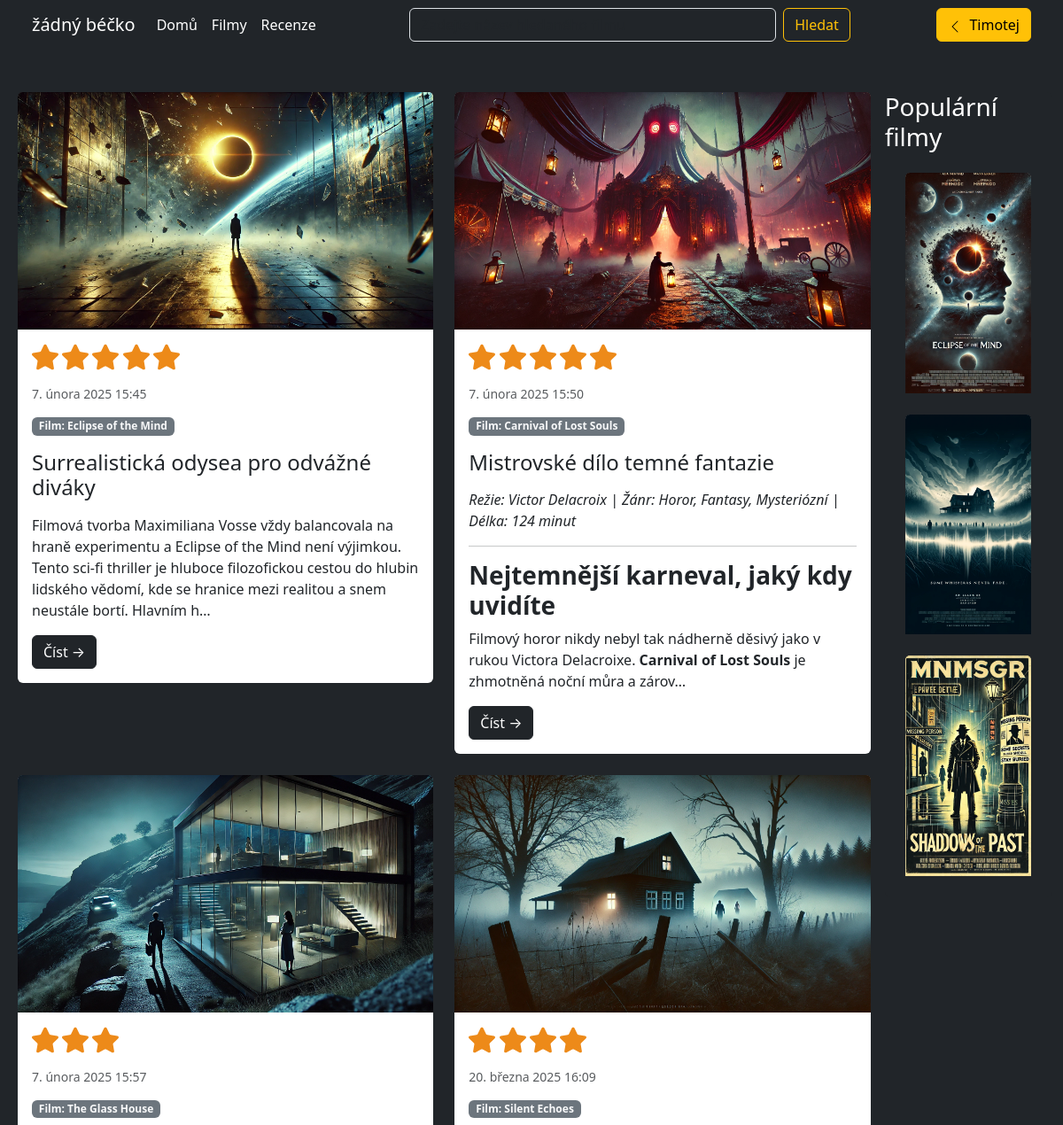
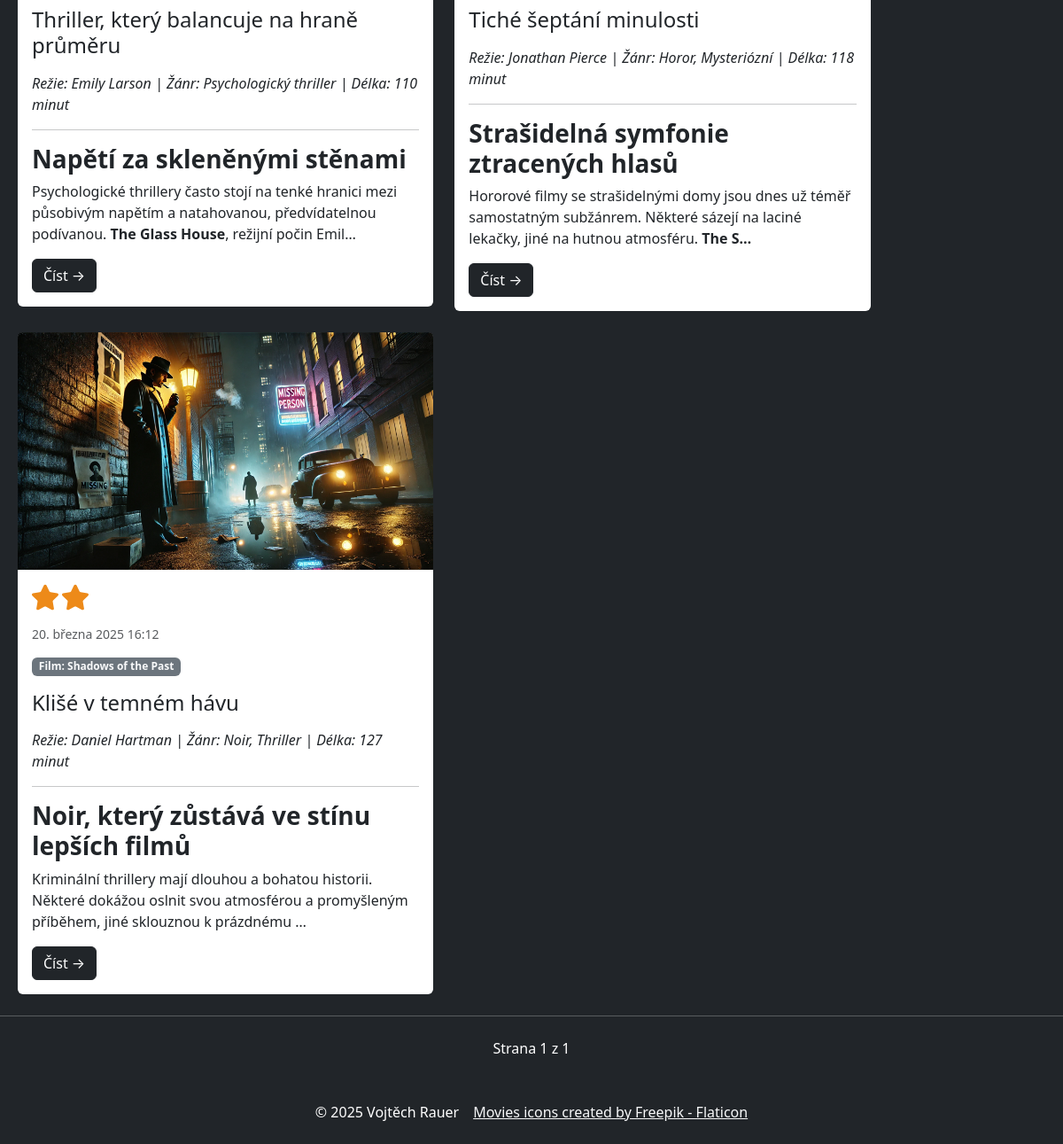
Before: /recenze/ (signed in) with the older database file (2 pictures, top to bottom).
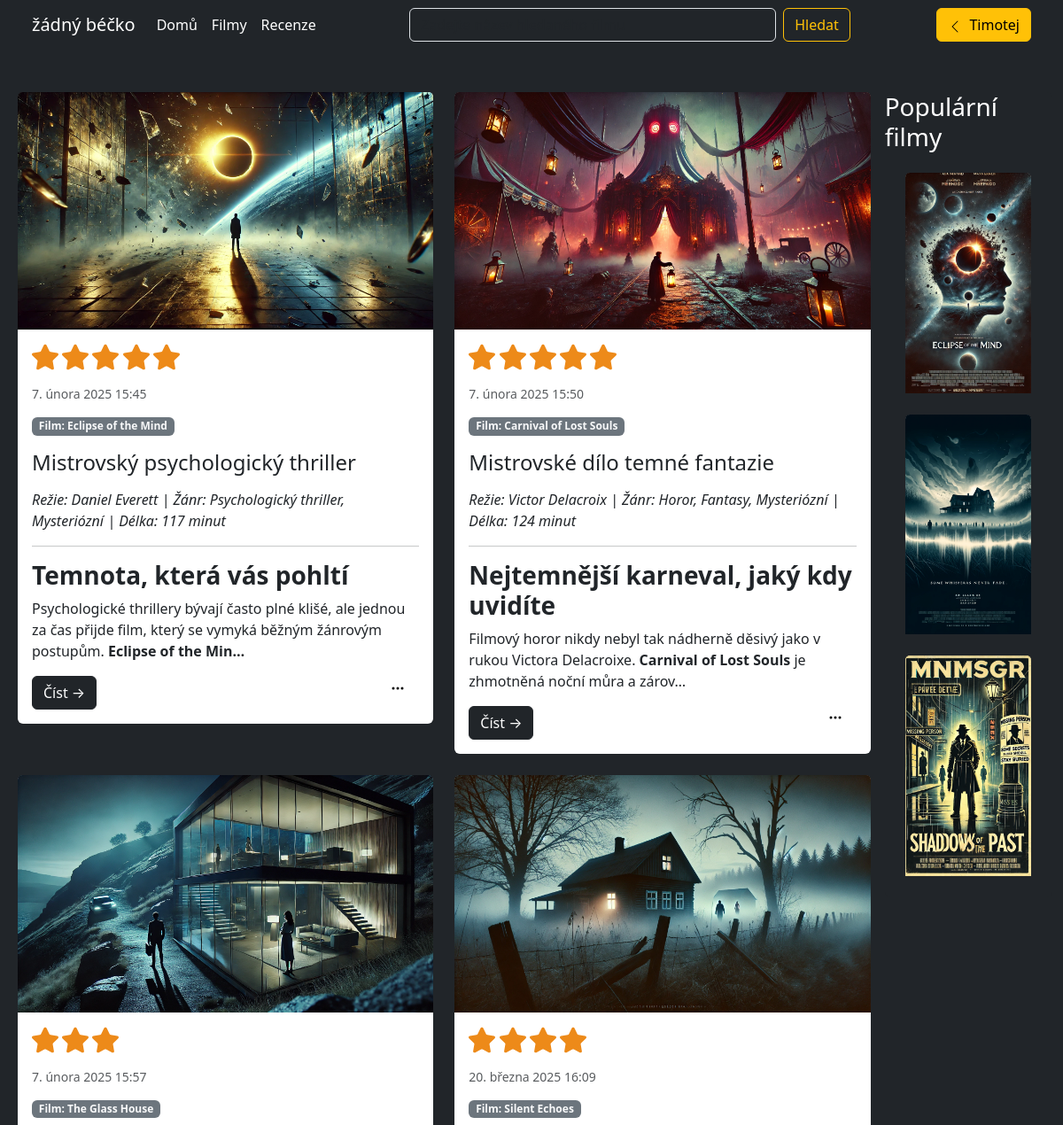
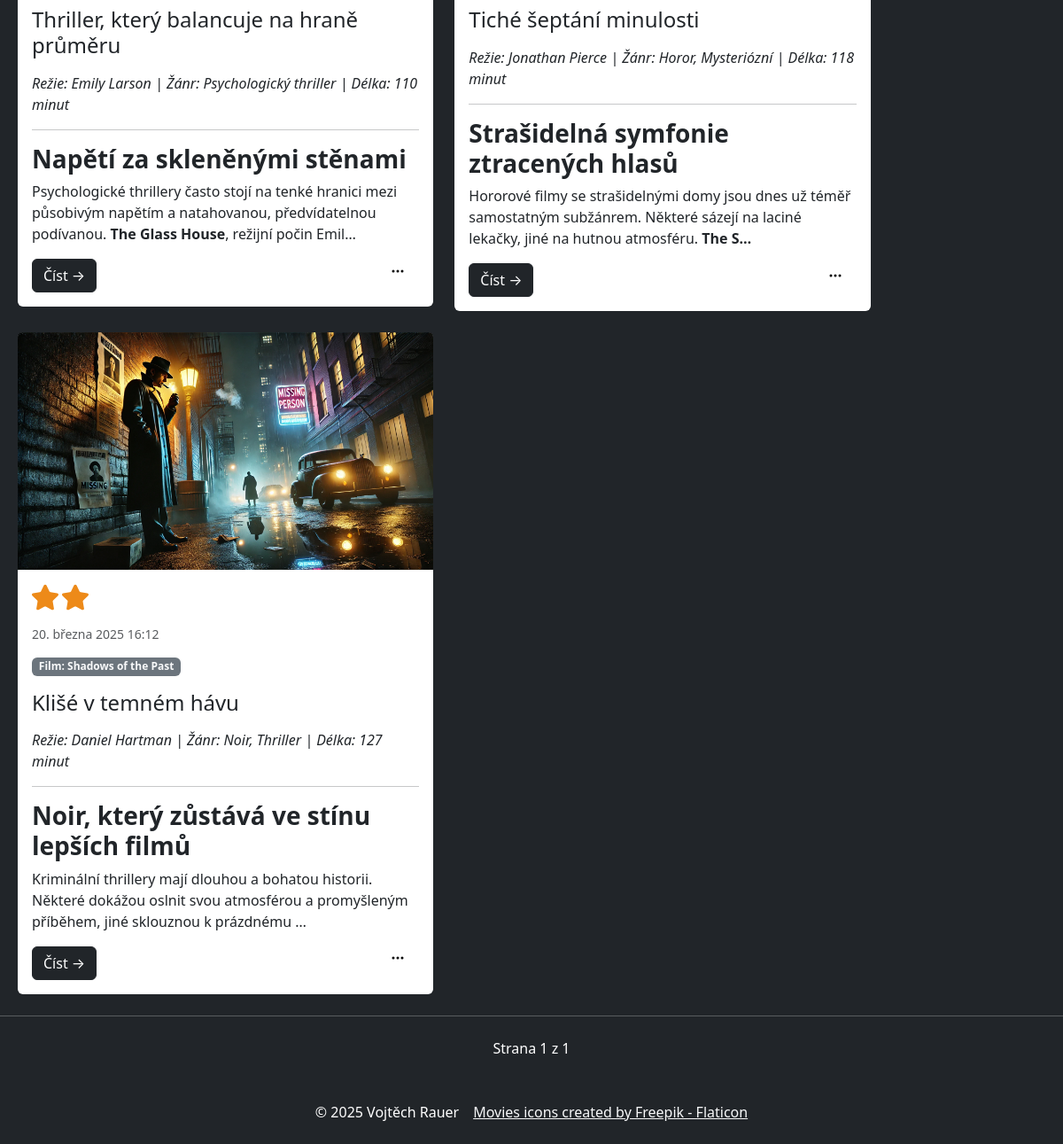
After: the same page with the newer database file (2 pictures, top to bottom).
### blog/models.py (models this page shows, shortened)
class User(AbstractUser): #class representing a user
    class Meta:
        verbose_name = 'Uživatel'
        verbose_name_plural = 'Uživatelé'
    email = models.EmailField(unique=True)
    username = models.CharField(max_length=200, unique=True)
    profile_pic = models.ImageField(
        default='/profile_pics/default_profile_pic.png',
        upload_to='profile_pics/')
    """"""
    USERNAME_FIELD = 'email' #setting the login username to email
    REQUIRED_FIELDS = ['username']

class Review(models.Model): #class representing a film review
    class Meta:
        verbose_name = 'Recenze'
        verbose_name_plural = 'Recenze'
    class Rating(models.IntegerChoices): #choices for field 'rating' with integer values and respectively their UI representations
        A = 5, '5 ⭐'
        B = 4, '4 ⭐'
        C = 3, '3 ⭐'
        D = 2, '2 ⭐'
        E = 1, '1 ⭐'
        F = 0, '0 ⭐'
    title = models.CharField(max_length=200)
    slug = models.SlugField(unique=True)
    film = models.ForeignKey(Film, on_delete=models.CASCADE)
    body = CKEditor5Field('Text', config_name='extends') #ck-editor field enabling user to further format the text of their review
    author = models.ForeignKey(User, on_delete=models.CASCADE)
    created = models.DateTimeField(auto_now_add=True)
    edited = models.DateTimeField(auto_now=True)
    image = models.ImageField(upload_to='review_headers/', default='review_headers/dummy_header.png', blank=True, null=True)
    rating = models.IntegerField(
        choices=Rating.choices
    )

class Film(models.Model): #class representing a film
    class Meta:
        verbose_name = 'Film'
        verbose_name_plural = 'Filmy'
    title = models.CharField(max_length=200)
    slug = models.SlugField(unique=True)
    image = models.ImageField(upload_to='posters/', default='posters/dummy_poster.png', blank=True, null=True) #if the film poster wasn't added by user, a default dummy poster is provided
    director = models.ForeignKey(Director, null=True, on_delete=models.SET_NULL) #linking the Film class to the Director class
    summary = models.TextField()
    tags = TaggableManager(blank=True)

### blog/views.py (the view)
# urls.py: path('recenze/', views.review_list, name='review-list'),
def review_list(request): #function view rendering the list of all reviews
    popular_films = Film.objects.all()[:3]
    query_title = request.GET.get('hledat')
    if query_title:
        review_list = Review.objects.filter(title__icontains=query_title)
    else:
        review_list = Review.objects.all()
    paginator = Paginator(review_list, 6)
    page = request.GET.get('page', 1)
    reviews = paginator.page(page)
    context = {'reviews': reviews, 'popular_films': popular_films}
    return render(request, 'blog/review/list.html', context)

### blog/templates/blog/review/list.html (shortened to what this page needs)
{% extends 'blog/main.html' %}
{% load static %}
{% block content %}
<div class="container-fluid">
    <div class="row gx-2 mt-5">
        <div class="col-lg-10">
            <div class="row px-2">
                {% for review in reviews %}
                <div class="col-md-6">
                    <div class="card mb-4 bg-white border-0">
                        <a href="{% url 'review-detail' review.slug %}"><img class="card-img-top" src="{{ review.image.url }}" alt="..." /></a>
                        <div class="card-body">
                            <div class="rating">
                                {% for _ in ""|rjust:review.rating %}
                                <img src="{% static 'assets/star.svg' %}" class="ml-3 mb-3" style="height: 30px;"/>
                                {% endfor %}
                            </div>
                            <div class="small text-muted">{{ review.created }}</div>
                            <a class="badge bg-secondary text-decoration-none link-light my-3" href="{% url 'film-detail' review.film.slug %}">Film: {{ review.film.title }}</a>
                            <h2 class="card-title h4">{{ review.title }}</h2>
                            <p class="card-text">{{ review.body|truncatechars_html:250|safe }}</p>
                            <div class="d-flex justify-content-between">
                                <a class="btn btn-dark" href="{% url 'review-detail' review.slug %}">Číst →</a>
                                {% if request.user == review.author or request.user.is_staff %}
                                <div class="dropdown">
                                    <a class="pe-3" href="#" role="button" data-bs-toggle="dropdown" aria-expanded="false">
                                        <img src="{% static 'assets/three-dots.svg' %}"/>
                                    </a>
                                </div>
                                {% endif %}
                            </div>
                        </div>
                    </div>
                </div>
                {% endfor %}
            </div>
        </div>
        <div class="col-lg-2">
            <div class="card mb-4 bg-dark text-white border-0">
                  <div class="h3 mb-4 d-flex justify-content-center">Populární filmy</div>
                  {% for film in popular_films %}
                  <div>
                     <div class="card mb-4 border-0 w-75 mx-auto">
                         <a href="#!"><img class="card-img-top" src="{{ film.image.url }}" alt="..." /></a>
                       </div>
                   </div>
                  {% endfor %}
                </div>
                </div>
    </div>
</div>
{% include 'blog/pagination.html' with page=reviews %}
{% endblock content %}

### blog/templates/blog/main.html (shortened to what this page needs)
<!DOCTYPE html>
{% load static %}
<html lang="cs-cz">
    <head>
        <link href="https://cdn.jsdelivr.net/npm/bootstrap@5.3.3/dist/css/bootstrap.min.css" rel="stylesheet">
    </head>
<body class="bg-dark text-white">
    {% include 'blog/navbar.html' %}
  <main>
    {% block content %}
    {% endblock content %}
  </main>
  <footer class="d-flex justify-content-center align-items-center py-4 mt-auto bg-dark">
      <span class="mb-3 mb-md-0 text-white mx-2">© 2025 Vojtěch Rauer</span>
      <a href="https://www.flaticon.com/free-icons/movies" title="movies icons" class="mx-2 text-light">Movies icons created by Freepik - Flaticon</a>
  </footer>
</body>
</html>

### blog/templates/blog/navbar.html (shortened to what this page needs)
{% load static %}
<nav class="navbar navbar-expand-lg px-4 py-2 navbar-dark justify-content-between">
  <div class="container-fluid">
    <a class="navbar-brand text-white" href="{% url 'home' %}">žádný béčko</a>
    <div class="collapse navbar-collapse" id="navbarSupportedContent">
      <ul class="navbar-nav mb-2 mb-lg-0">
        <li class="nav-item">
          <a class="nav-link text-white" href="{% url 'home' %}">Domů</a>
        </li>
        <li class="nav-item">
          <a class="nav-link text-white" href="{% url 'film-list' %}">Filmy</a>
        </li>
        <li class="nav-item">
          <a class="nav-link text-white" href="{% url 'review-list' %}">Recenze</a>
        </li>
      </ul>
      {% if request.resolver_match.view_name == "film-list" or request.resolver_match.view_name == "review-list" %}
      <form class="d-none d-lg-flex mx-auto w-50" role="search" method="get" action="">
        <input name="hledat" class="form-control me-2 bg-dark text-white" type="search" placeholder="Zadejte název hledaného filmu" aria-label="Search">
        <button class="btn btn-outline-warning" type="submit">Hledat</button>
      </form>
      {% endif %}
      {% if request.user.is_authenticated %}
      <button class="btn btn-warning" type="button" data-bs-toggle="offcanvas" data-bs-target="#offcanvasRight" aria-controls="offcanvasRight"><img src="{% static 'assets/chevron-left.svg' %}" class="me-2"/>{{ request.user.username }}</button>
      {% endif %}
    </div>
  </div>
</nav>

### blog/templates/blog/pagination.html (shortened to what this page needs)
{% load static %}
<nav aria-label="Pagination">
  <hr class="my-0" />
  <ul class="pagination justify-content-center align-items-center my-4">
    <li class="page-item"><p class="p-0 my-0 mx-2 d-flex align-items-center justify-content-center">Strana {{ page.number }} z {{ page.paginator.num_pages }}</p></li>
  </ul>
</nav>

Changed rows visible on the page:
changed User "Timotej": is_staff False → True (drawn)
changed Review "Eclipse of the Mind": title "Surrealistická odysea pro odvážné diváky" → "Mistrovský psychologický thriller"; body "Filmová tvorba Maximiliana Vosse vždy balancovala na hraně experimentu a Eclipse of the Mind není výjimkou. Tento sci-fi thriller je hluboce filozofickou cestou do hlubin lidského vědomí, kde se hranice mezi realitou a snem neustále bortí. Hlavním h…" → "Režie: Daniel Everett | Žánr: Psychologický thriller, Mysteriózní | Délka: 117 minut Temnota, která vás pohltí Psychologické thrillery bývají často plné klišé, ale jednou za čas přijde film, který se vymyká běžným žánrovým postupům. Eclipse of the Min…"; is_staff: picture added
changed through a linked row, Review "Mistrovské dílo temné fantazie": is_staff: picture added
changed through a linked row, Review "Thriller, který balancuje na hraně průměru": is_staff: picture added
changed through a linked row, Review "Tiché šeptání minulosti": is_staff: picture added
changed through a linked row, Review "Klišé v temném hávu": is_staff: picture added
